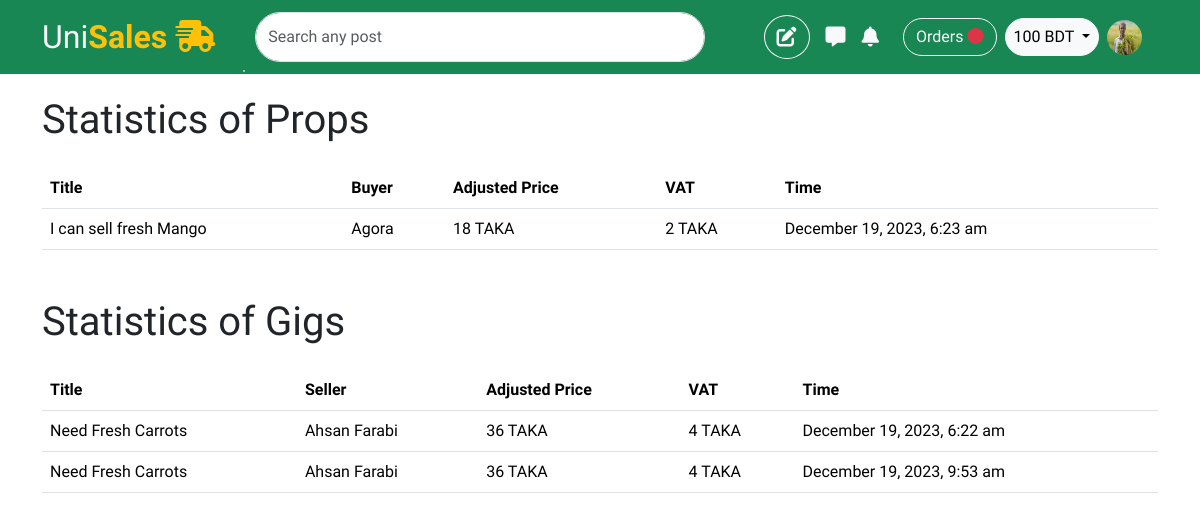
Screenshot of /statistics.php (signed in) with the database file from the repository.
### tables this page shows
CREATE TABLE `users` (
  `id` int(11) NOT NULL,
  `username` varchar(100) NOT NULL,
  `email` varchar(100) NOT NULL,
  `password` varchar(100) NOT NULL,
  `name` varchar(100) NOT NULL,
  `img` varchar(100) NOT NULL,
  `address` text NOT NULL,
  `number` int(11) NOT NULL,
  `user_type` int(11) NOT NULL,
  `bio` varchar(200) NOT NULL,
  `theme_color` varchar(100) NOT NULL,
  `is_verified` int(11) NOT NULL,
  `balance` float NOT NULL,
  `rating` float NOT NULL,
  `joined_at` timestamp NOT NULL DEFAULT current_timestamp()
);

CREATE TABLE `orders` (
  `order_id` int(11) NOT NULL,
  `seller` int(11) NOT NULL,
  `buyer` int(11) NOT NULL,
  `prop_id` int(11) NOT NULL,
  `gig_id` int(11) NOT NULL,
  `is_paid_half` int(1) NOT NULL,
  `is_paid_full` int(11) NOT NULL,
  `order_confirm` int(11) NOT NULL,
  `is_delivery_started` int(1) NOT NULL,
  `is_delivery_finished` int(11) NOT NULL,
  `transport` varchar(100) NOT NULL,
  `time` timestamp NOT NULL DEFAULT current_timestamp()
);

CREATE TABLE `props` (
  `p_id` int(11) NOT NULL,
  `p_title` varchar(200) NOT NULL,
  `p_details` text NOT NULL,
  `p_img` text NOT NULL,
  `p_amount` int(11) NOT NULL,
  `p_price` int(11) NOT NULL,
  `p_category` varchar(100) NOT NULL,
  `p_location` varchar(100) NOT NULL,
  `p_creator` int(11) NOT NULL,
  `p_time` timestamp NOT NULL DEFAULT current_timestamp(),
  `p_requests` int(11) NOT NULL,
  `p_flag` int(11) NOT NULL
);

CREATE TABLE `gigs` (
  `g_id` int(11) NOT NULL,
  `g_title` varchar(200) NOT NULL,
  `g_details` text NOT NULL,
  `g_img` text NOT NULL,
  `g_amount` int(11) NOT NULL,
  `g_price` float NOT NULL,
  `g_category` varchar(100) NOT NULL,
  `g_location` varchar(100) NOT NULL,
  `g_creator` int(11) NOT NULL,
  `g_time` timestamp NOT NULL DEFAULT current_timestamp(),
  `g_requests` int(11) NOT NULL,
  `g_flag` int(11) NOT NULL
);

### statistics.php (the view)
<?php include('header.php') ?>
<?php
$current_user =  $u['id'];
$query1 = "SELECT p_title, name, p_price, time FROM orders
          JOIN props ON props.p_id = orders.prop_id
          JOIN users ON orders.buyer = users.id
          WHERE is_paid_full = 1 AND seller = $current_user OR buyer = $current_user";
$query2 = "SELECT g_title, name, g_price, time FROM orders
          JOIN gigs ON gigs.g_id = orders.gig_id
          JOIN users ON orders.seller = users.id
          WHERE is_paid_full = 1 AND seller = $current_user OR buyer = $current_user";
$result1 = $conn->query($query1);
$result2 = $conn->query($query2);
?>
<div class="container">
    <h1 class="mb-4 mt-5">Statistics of Props</h1>
    <?php
    if ($result1->num_rows > 0) {
    ?>
        <table class="table">
            <thead>
                <tr>
                    <th>Title</th>
                    <th>Buyer</th>
                    <th>Adjusted Price</th>
                    <th>VAT</th>
                    <th>Time</th>
                </tr>
            </thead>
            <tbody>
                <?php
                while ($row = $result1->fetch_assoc()) {
                ?>
                    <tr>
                        <td><?php echo $row['p_title']; ?></td>
                        <td><?php echo $row['name']; ?></td>
                        <td><?php echo $row['p_price'] - $row['p_price']*0.1; ?> TAKA</td>
                        <td><?php echo $row['p_price']*0.1; ?> TAKA</td>
                        <td><?php echo date("F j, Y, g:i a", strtotime($row['time'])); ?></td>
                    </tr>
                <?php
                }
                ?>
            </tbody>
        </table>
    <?php
    } else {
        echo "<p>No statistics found.</p>";
    }
    ?>
<h1 class="mb-4 mt-5">Statistics of Gigs</h1>
    <?php
    if ($result2->num_rows > 0) {
    ?>
        <table class="table">
            <thead>
                <tr>
                    <th>Title</th>
                    <th>Seller</th>
                    <th>Adjusted Price</th>
                    <th>VAT</th>
                    <th>Time</th>
                </tr>
            </thead>
            <tbody>
                <?php
                while ($row = $result2->fetch_assoc()) {
                ?>
                    <tr>
                        <td><?php echo $row['g_title']; ?></td>
                        <td><?php echo $row['name']; ?></td>
                        <td><?php echo $row['g_price'] - $row['g_price']*0.1; ?> TAKA</td>
                        <td><?php echo $row['g_price']*0.1; ?> TAKA</td>
                        <td><?php echo date("F j, Y, g:i a", strtotime($row['time'])); ?></td>
                    </tr>
                <?php
                }
                ?>
            </tbody>
        </table>
    <?php
    } else {
        echo "<p>No statistics found.</p>";
    }
    ?>
</div>
<?php include('footer.php') ?>

### header.php (shortened to what this page needs)
<?php
include('connection.php');
$sql = "SELECT * FROM users WHERE id = " . $_SESSION['id'];
$result = $conn->query($sql);
if ($result && $u = $result->fetch_assoc()) {
} else {
    header("location: registration.php");
    exit();
}
?>
<!DOCTYPE html>
<html lang="en">
<head>
    <link rel="stylesheet" href="assets/css/bootstrap.min.css" />
    <link rel="stylesheet" href="assets/css/style.css" />
    <link rel="stylesheet" href="https://cdnjs.cloudflare.com/ajax/libs/font-awesome/6.4.2/css/all.min.css" />
</head>
<body>
    <header class="container">
        <nav
            class="navbar fixed-top fixed-top <?php if($u['user_type']==1) echo "bg-success"; else echo "bg-primary"; ?>">
            <div class="container">
                <div class="row">
                    <a class="navbar-brand fs-2 col text-light" href="index.php">Uni<b class="text-warning">Sales <i
                                class="fa-solid fa-truck-fast"></i></b></a>
                    <form class="d-flex mx-auto position-relative col my-1" method="get" action="search.php">
                        <input class="form-control rounded-pill" type="text" id="searchInput" name="q" placeholder="Search any post"
                            aria-label="Search" autocomplete="off" style="width:450px;">
                        <div id="searchSuggestions"
                            class="card suggestions-card position-absolute start-0 top-100 mt-2">
                        </div>
                    </form>
                </div>
                <div class="d-flex flex-row justify-content-end px-3 align-items-center">
                    <?php if($u['user_type']==1) { ?>
    <button class="btn btn-outline-light fs-5 rounded-circle" data-bs-toggle="modal" data-bs-target="#propModal"><i class="fa-solid fa-pen-to-square"></i></button>
    <?php } else { ?>
    <button class="btn btn-outline-light fs-5 rounded-circle" data-bs-toggle="modal" data-bs-target="#gigModal"><i class="fa-solid fa-pen-to-square"></i></button>
    <?php } ?>
                    <?php include('chat_box.php') ?>
                    <div>
                        <?php include('notifications.php') ?>
                        <a href="orders.php"
                            class="btn btn-outline-light me-2 rounded-pill">Orders<?php if($order_count!=0) { ?><i
                                class="ps-1 fa-solid fa-circle text-danger"></i><?php } ?></a>
                        <div class="dropdown">
                            <button class="btn btn-light rounded-pill dropdown-toggle px-2 me-2" type="button"
                                id="dropdownBalance" data-bs-toggle="dropdown" aria-expanded="false">
                                <?= $u['balance']?> BDT
                            </button>
                        </div>
                        <div class="dropdown">
                            <div class="d-block link-dark text-decoration-none" id="dropdownUser1"
                                data-bs-toggle="dropdown" aria-expanded="false" style="cursor: pointer;">
                                <img src="data/profiles/<?= $u['img']?>" width="35" height="35" class="rounded-circle">
                            </div>
                        </div>
                    </div>
                </div>
        </nav>
    </header>

### assets/css/style.css (style rules this page uses)
body { padding-top: 3rem; padding-bottom: 3rem; color: rgb(var(--bs-tertiary-color-rgb)); font-family: 'Afacad', sans-serif; }

### rows the page displays
users: balance "100", img (picture)
orders: prop.p_title "I can sell fresh Mango", users.name "Agora", $row['p_price']-$row['p_price']*0.1 "18", $row['p_price']*0.1 "2", time "December 19, 2023, 6:23 am"
orders: gig.g_title "Need Fresh Carrots", users.name "Ahsan Farabi", $row['g_price']-$row['g_price']*0.1 "36", $row['g_price']*0.1 "4", time "December 19, 2023, 6:22 am"
orders: gig.g_title "Need Fresh Carrots", users.name "Ahsan Farabi", $row['g_price']-$row['g_price']*0.1 "36", $row['g_price']*0.1 "4", time "December 19, 2023, 9:53 am"
